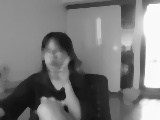
#> input picture Assignment/attendence/attendence_img/Series([], ).jpg, 160 x 120 px, given in place of your_image.jpg, which was not available
$ python test.py
#> lines starting #> are read from the running program, lines starting #| are printed output that depends on the picture
# [267 lines of commented-out code are left out]

import numpy as np
import matplotlib.pyplot as plt
from matplotlib.widgets import Slider

# Load image
img = plt.imread('your_image.jpg')
#> img is the input picture: shape (120, 160); min 11, max 255, mean 121.8

# Create figure and axis
fig, ax = plt.subplots()

# Show image
im = ax.imshow(img)

# Create slider for brightness adjustment
ax_brightness = plt.axes([0.1, 0.05, 0.8, 0.05])
s_brightness = Slider(ax_brightness, 'Brightness', -1.0, 1.0, valinit=0, valstep=0.05)


def update(val):
    # Get current brightness value from slider
    brightness = s_brightness.val

    # Apply brightness adjustment to image
    modified_img = img + brightness

    # Update image data
    im.set_data(modified_img)

    # Draw canvas
    fig.canvas.draw_idle()

    # Print RGB values of first pixel in original and modified images
    print("Original image (first pixel): R={}, G={}, B={}".format(
        img[0, 0, 0], img[0, 0, 1], img[0, 0, 2]))
    print("Modified image (first pixel): R={}, G={}, B={}".format(
        modified_img[0, 0, 0], modified_img[0, 0, 1], modified_img[0, 0, 2]))


# Connect slider to update function
s_brightness.on_changed(update)

# Show plot
plt.show()
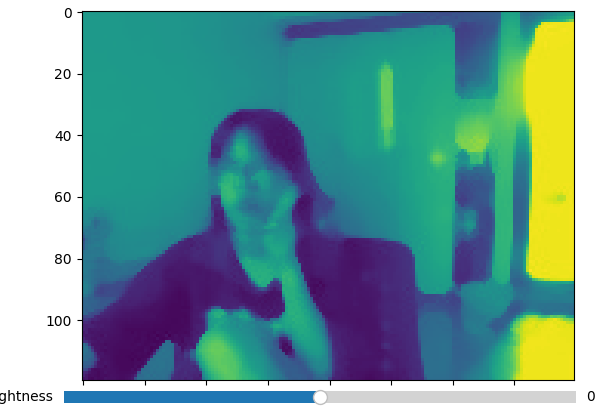
#> figure drawn by matplotlib, 2 panels

$ run again, on Assignment/attendence/attendence_img/Xuan Bac.jpg
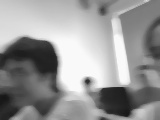
#> input picture Assignment/attendence/attendence_img/Xuan Bac.jpg, 160 x 120 px, given in place of your_image.jpg, which was not available
#> img is the input picture: shape (120, 160); min 22, max 253, mean 150.3
#> `plt.show()`:
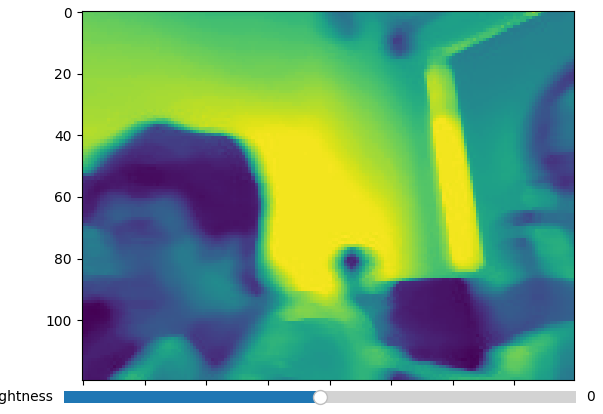
#> figure drawn by matplotlib, 2 panels

$ run again, on Assignment/attendence/attendence_img/weili.jpg
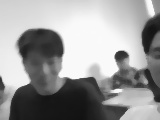
#> input picture Assignment/attendence/attendence_img/weili.jpg, 160 x 120 px, given in place of your_image.jpg, which was not available
#> img is the input picture: shape (120, 160); min 17, max 255, mean 153.6
#> `plt.show()`:
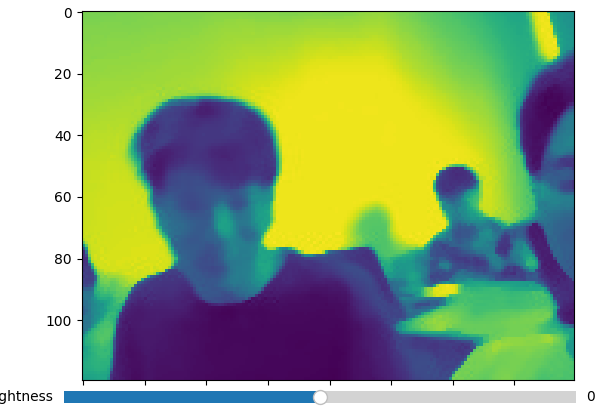
#> figure drawn by matplotlib, 2 panels
